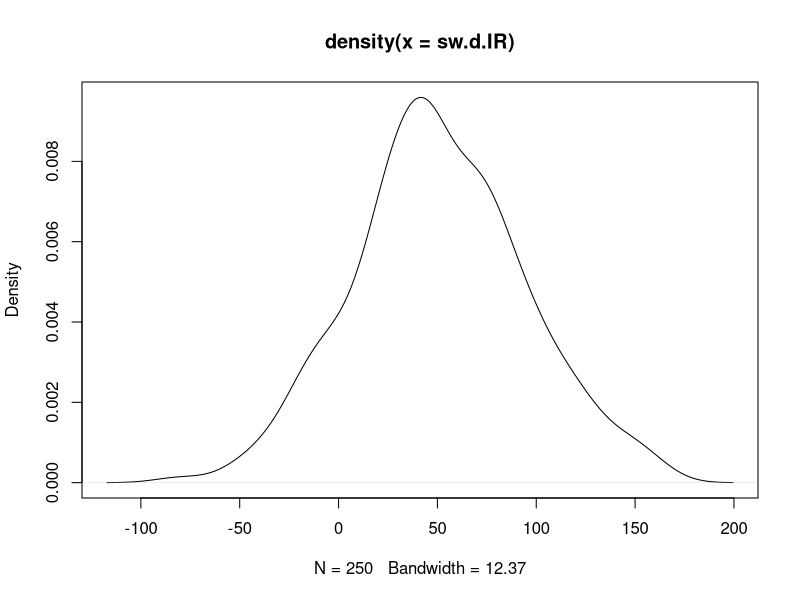
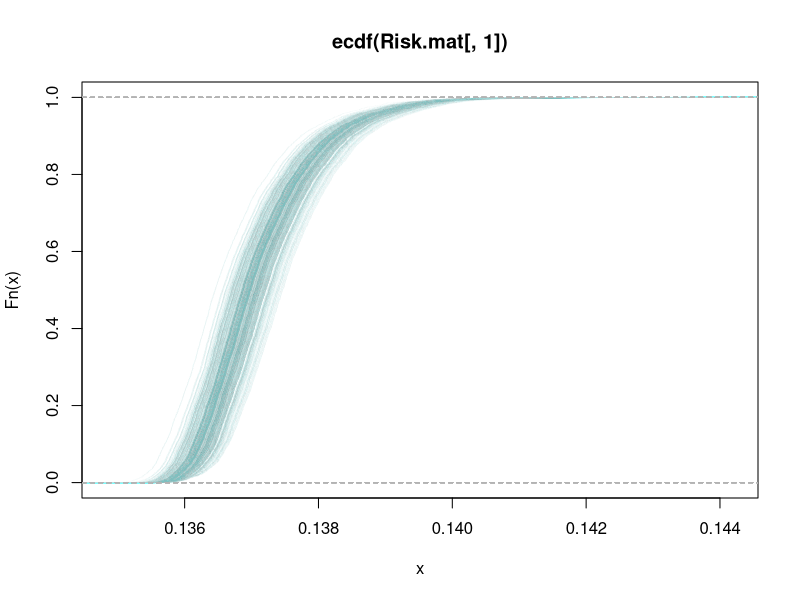

Recreate these plots in R, in order. (Note: this script raises an error after producing the figures.)
## ---- chunk 1
# A 2-D Monte Carlo simulation for the daily microbial exposure from drinking
# water consumption, swimming in surface water, and shellfish consumption
# for Example 6.18 from Quantitative Microbial Risk Assessment, 2nd Edition
# by Charles N. Haas, Joan B. Rose, and Charles P. Gerba. (Wiley, 2014).

# Copyright (c) Jane Pouzou
# License: CC BY-SA 4.0 - https://creativecommons.org/licenses/by-sa/4.0/

# ---------------------------------------------------------------------
# Clear workspace
# ---------------------------------------------------------------------

# Clear the workspace, unless you are running in knitr context.
if (!isTRUE(getOption('knitr.in.progress'))) {
    closeAllConnections()
    rm(list = ls())
}

# ---------------------------------------------------------------------
# Set options
# ---------------------------------------------------------------------

# Set display options for use with the print() function.
options(digits = 5)

# ---------------------------------------------------------------------
# Define variables
# ---------------------------------------------------------------------

# Define the deterministic factors.
shell.viral.load <- 1     # Shellfish viral loading (viruses/g)
dw.viral.load <- 0.001    # Drinking water viral loading (viruses/L)
shell.cons <- 0.135       # Shellfish consumption (viruses/day)
sw.viral.load <- 0.1      # Swmming in surface water viral loading (viruses/L)
sw.frequency <- 7         # Swimming frequency (swims/year)

# Define an integer to use when setting the seed of the random number generator.
seed <- 1

# Define a function to calculate estimated exposure risk.
Risk.fcn <- function(shell.vl, shell.cons, water.cons.L, dw.vl, sw.vl,
                     sw.daily.IR, sw.duration, sw.frequency) {
    ((shell.vl * shell.cons) + (water.cons.L * dw.vl) +
       ((sw.vl * (sw.daily.IR * sw.duration * sw.frequency)) / 365 / 1000))
}

# Define an empty matrix to hold the simulation results.
Risk.mat <- matrix(as.numeric(NA), nrow = 5000, ncol = 250)

# ---------------------------------------------------------------------
# Perform a 2-D Monte Carlo simulation
# ---------------------------------------------------------------------

# Generate 250 random samples from a normal distribution to estimate 
# ingestion rate (IR) in mL of surface water. The standard deviation 
# value of 45 used here is a fictitious example.
set.seed(seed)
sw.d.IR <- rnorm(250, mean = 50, sd = 45)

# Plot the kernel density estimates for surface water.
plot(density(sw.d.IR))

# Run 250 iterations of a 5000-sample simulation.
for (i in 1:250) {
    # Generate 5000 random samples from a log-normal distribution to estimate 
    # exposure from consumption of drinking water (ml/day). Divide by 1000 
    # mL/L to get consumption in liters/day.  Values for meanlog and sdlog 
    # are from the QMRA textbook (Haas et al. 2014), page 216, Table 6.30.
    set.seed(seed)
    water.cons.L <- rlnorm(n = 5000, meanlog = 7.49, sdlog = 0.407) / 1000
    
    # Plot the kernel density estimates for drinking water.
    #plot(density(water.cons.L))  # Uncomment this if you want to see these.
    
    # Sample 5000 times from a discrete distribution of swim duration with 
    # assigned probabilities of each outcome. These values are hypothetical 
    # and are not found in the text, but are defined here to provide an 
    # example of sampling from a discrete distribution.
    set.seed(seed)
    swim.duration <- sample(x = c(0.5, 1, 2, 2.6), size = 5000, 
                            replace = TRUE, prob = c(0.1, 0.1, 0.2, 0.6))
    
    # Compute 5000 daily dose simulations and store as a vector in a matrix.
    Risk.mat[,i] <- sapply(1:5000, function(j) 
        # Define a function to calculate esimated microbial exposure risk.
        Risk.fcn(water.cons.L = water.cons.L[j],
                 sw.duration = swim.duration[j],
                 shell.vl = shell.viral.load,
                 dw.vl = dw.viral.load,
                 shell.cons = shell.cons,
                 sw.vl = sw.viral.load,
                 sw.daily.IR = sw.d.IR[i],
                 sw.frequency = sw.frequency))
}

# Plot the empirical cumulative distribution for the first iteration.
plot(ecdf(Risk.mat[, 1]), col="#ADD8E605")

# Plot empirical cumulative distributions for additional iterations in blue.
for (j in 1:250) {
    plot(ecdf(Risk.mat[, j]), col="#ADD8E605", add = TRUE)
}

# ---------------------------------------------------------------------
# Repeat the simulation with mc2d
# ---------------------------------------------------------------------

# There are multiple ways to run the 2-D simulation depending on the 
# desired output. We will use mc() and mcmodelcut() from the mc2d package.

# Define a function to conditionally install and load a package.
load.pkg <- function(pkg) {
    if (! suppressWarnings(require(pkg, character.only = TRUE)) ) {
        install.packages(pkg, repos = 'http://cran.r-project.org')
        library(pkg, character.only = TRUE, quietly = TRUE)
    }
}

# Load required packages, installing first if necessary.
suppressMessages(load.pkg("mc2d"))
suppressMessages(load.pkg("PBSmodelling"))  # For unpackList()
# Or use library() and take your chances...

# Define an integer to use when setting the seed of the random number generator.
seed <- 1

# Set the number of simulations in the variability dimension.
ndvar(5000)

# Set the number of simulations in the uncertainty dimension. 
ndunc(250)

# Define a function to create mcnode objects for use by mc() and mcmodelcut().
create_mcnode_objects <- function() {
    # Values from Example 6.18 from Quantitative Microbial Risk Assessment, 
    # 2nd Edition by Charles N. Haas, Joan B. Rose, and Charles P. Gerba. 
    # (Wiley, 2014), pp. 215-216. Other fictitious values are noted below.
    
    # Return a list of mcnode objects.
    return(list(
        # Shellfish viral loading (viruses/g):
        shellfish.vl = mcstoc(runif, type = "V", min = 1, max = 1),
        # Shellfish consumption (g/day):
        shellfish.cons.g = mcstoc(runif, type = "V", min = 0.135, max = 0.135),
        # Drinking water viral loading (viruses/L):
        dw.vl = mcstoc(runif, type = "V", min = 0.001, max = 0.001),
        # Drinking water consumption (L/day):
        dw.cons.L = mcstoc(rlnorm, type = "V", meanlog = 7.49, sdlog = 0.407, 
                           seed = seed) / 1000,
        # Swmming in surface water viral loading (viruses/L):
        sw.vl = mcstoc(runif, type = "V", min = 0.1, max = 0.1),
        # Swimming daily ingenstion rate (mL/hour): fictitious sd = 45
        sw.daily.IR = mcstoc(rnorm, type = "U", mean = 50, sd = 45, 
                             seed = seed, rtrunc = TRUE, linf = 0),
        # Swimming duration (hours): fictitious discrete distribution
        sw.duration = mcstoc(rempiricalD, type = "V", 
                             values = c(0.5, 1, 2, 2.6), 
                             prob = c(0.1, 0.1, 0.2, 0.6)),
        # Swimming frequency (swims/year):
        sw.frequency = mcstoc(runif, type = "V", min = 7, max = 7)))
}

# Define a function to estimate exposure risk from mcnode objects.
calc_dose <- function(mcnodes) {
    with(mcnodes, ((shellfish.vl * shellfish.cons.g) + (dw.vl * dw.cons.L) +
       ((sw.vl * (sw.daily.IR * sw.duration * sw.frequency)) / 365 / 1000)))
}

# Create a Monte Carlo object from a set of mcnode objects.
dose1 <- mc(calc_dose(create_mcnode_objects()))

# Plot the Monte Carlo object.
plot(dose1)

# Get the item names of the mcnode object list to use with mcmodelcut().
mcnode.names <- names(create_mcnode_objects())

# Build (in three blocks) a mcmodelcut object for evaluation by evalmccut().
dosemccut <- mcmodelcut({
    # Block 1: Evaluate all of the 0, V and U nodes, returning mcnode objects.
    { unpackList(create_mcnode_objects()) }
    
    # Block2: Evaluate all of the VU nodes and return an mc object.
    { dose2 <- calc_dose(mget(mcnode.names))
      dosemod <- do.call(mc, mget(c(mcnode.names, "dose2"))) }

    # Block 3: Return a list of statistics refering to the mc object.
    { list(sum = summary(dosemod), plot = plot(dosemod, draw = FALSE)) }
})

# Evaluate the 2-D Monte Carlo model using a loop on the uncertainty dimension.
# Capture the text output and print when finished to save space in the report.
capture.output(x <- evalmccut(dosemccut, nsv = 5000, nsu = 250, seed = seed))
summary(x)
plot(x)
